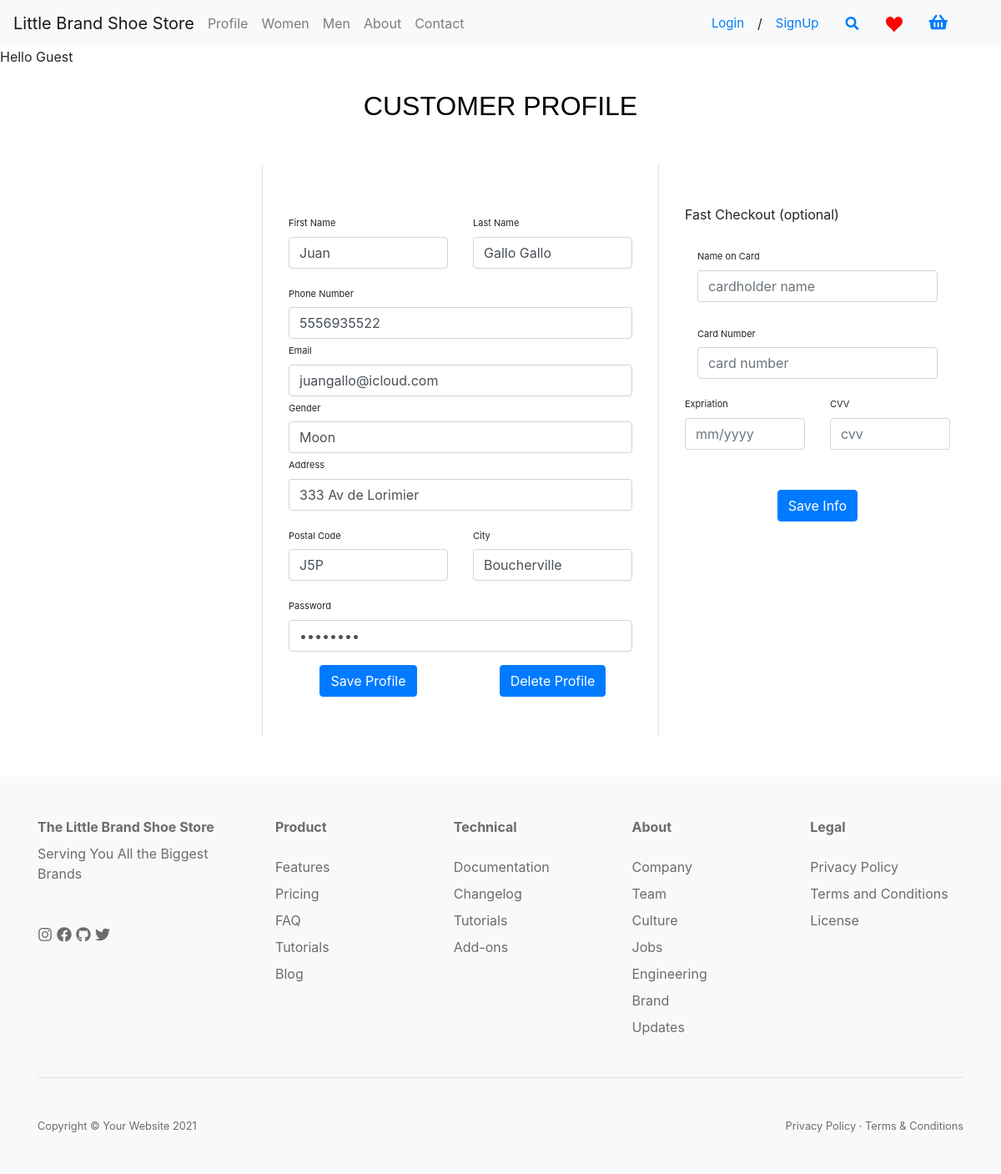
Screenshot of /static/templates/index.php?page=profile (signed in) with the database file from the repository.
### tables this page shows
CREATE TABLE `customers` (
  `Customer_ID` int(11) NOT NULL,
  `Cust_Last_Name` varchar(50) NOT NULL,
  `Cust_First_Name` varchar(50) NOT NULL,
  `Cust_Phone_Number` varchar(10) NOT NULL,
  `Cust_Email_Address` varchar(100) NOT NULL,
  `Cust_Address_Line` varchar(100) DEFAULT NULL,
  `Cust_City` varchar(50) DEFAULT NULL,
  `Cust_Postal_Code` varchar(10) DEFAULT NULL,
  `Cust_Gender` varchar(20) DEFAULT NULL,
  `Cust_Password` varchar(50) NOT NULL
);

### static/templates/profile.php (the view, shortened to what this page needs)
<?php
    $cookie_name = 'USERID';
    if(!isset($_COOKIE[$cookie_name])) {
        $signInPlsHtml = '<div style="height:600px;"><p style="width:25%; height:500px; margin-top:15%; margin-left:auto; margin-right:auto; font-size:30px; color:dark red;">Please login to access this section!</p></div>';
        echo $signInPlsHtml;
    }
    else {
        $id = $_COOKIE[$cookie_name];
        $query = "SELECT * FROM customers WHERE Customer_ID = $id";
        $result = mysqli_query($dataconnection, $query);
        echo 'Hello '.($_COOKIE['SIGNEDIN']!='' ? $_COOKIE['SIGNEDIN'] : 'Guest');
        while($fetch = mysqli_fetch_array($result)){
            $profileHtml = '<div id="container-div">';
            $profileHtml .= '    <h1 class="pageTitleHeader" style="">';
            $profileHtml .= '        <span class="headerSpan" style="">Customer Profile</span>';
            $profileHtml .= '    </h1>';
            $profileHtml .= '    <div class="container rounded bg-white mt-5 mb-5">';
            $profileHtml .= '        <div class="row">';
            $profileHtml .= '            <div class="col-md-3 border-right">';
            $profileHtml .= '            </div>';
            $profileHtml .= '            <div class="col-md-5 border-right">';
            $profileHtml .= '                <form action="profile.php" method="post">';
            $profileHtml .= '                   <div class="p-3 py-5">';
            $profileHtml .= '                       <div class="row mt-2">';
            $profileHtml .= '                           <div class="col-md-6"><label class="labels">First Name</label><input type="text" class="form-control" placeholder="first name" value="'.$fetch['Cust_First_Name'].'" name="fname" ></div>';
            $profileHtml .= '                           <div class="col-md-6"><label class="labels">Last Name</label><input type="text" class="form-control"  value="'.$fetch['Cust_Last_Name'].'" placeholder="last name" name="lname"></div>';
            $profileHtml .= '                       </div>';
            $profileHtml .= '                       <div class="row mt-3">';
            $profileHtml .= '                            <div class="col-md-12"><label class="labels">Phone Number</label><input type="text" class="form-control" placeholder="phone number"  value="'.$fetch['Cust_Phone_Number'].'" name="phone"></div>';
            $profileHtml .= '                            <div class="col-md-12"><label class="labels">Email</label><input type="text" class="form-control" placeholder="email"  value="'.$fetch['Cust_Email_Address'].'" name="email"></div>';
            $profileHtml .= '                            <div class="col-md-12"><label class="labels">Gender</label><input type="text" class="form-control" placeholder="gender"  value="'.$fetch['Cust_Gender'].'" name="gender"></div>';
            $profileHtml .= '                            <div class="col-md-12"><label class="labels">Address</label><input type="text" class="form-control" placeholder="address"  value="'.$fetch['Cust_Address_Line'].'" name="addline"></div>';
            $profileHtml .= '                       </div>';
            $profileHtml .= '                       <div class="row mt-3">';
            $profileHtml .= '                           <div class="col-md-6"><label class="labels">Postal Code</label><input type="text" class="form-control"  value="'.$fetch['Cust_Postal_Code'].'" placeholder="postal code" name="pcode"></div>';
            $profileHtml .= '                           <div class="col-md-6"><label class="labels">City</label><input type="text" class="form-control" placeholder="city"  value="'.$fetch['Cust_City'].'" name="city"></div>';
            $profileHtml .= '                       </div>';
            $profileHtml .= '                       <div class="row mt-3">';
            $profileHtml .= '                           <div class="col-md-12"><label class="labels">Password</label><input type="password" class="form-control" placeholder="password"  value="'.$fetch['Cust_Password'].'" name="password"></div>';
            $profileHtml .= '                       </div>';
            $profileHtml .= '                       <div class="row mt-3">';
            $profileHtml .= '                           <div class="col-md-6 text-center" style="inline-block"><button  name="saveProfileBtn" formaction="index.php" class="btn btn-primary profile-button" type="submit">Save Profile</button></div>';
            $profileHtml .= '                           <div class="col-md-6 text-center" style="inline-block"><a href="#deleteModal" data-toggle="modal"><button name="deleteProfileBtn" class="btn btn-primary profile-button" type="button">Delete Profile</button></a></div>';
            $profileHtml .= '                       </div>';
            $profileHtml .= '                   </div>';
            $profileHtml .= '                </form>';
            $profileHtml .= '            </div>';
            $profileHtml .= '            <div class="col-md-4">';
            $profileHtml .= '                <div class="p-3 py-5">';
            $profileHtml .= '                    <div class="d-flex justify-content-between align-items-center experience"><span>Fast Checkout (optional)</span></div><br>';
            $profileHtml .= '                    <div class="col-md-12"><label class="labels">Name on Card</label><input type="text" class="form-control" placeholder="cardholder name" value=""></div> <br>';
            $profileHtml .= '                    <div class="col-md-12"><label class="labels">Card Number</label><input type="text" class="form-control" placeholder="card number" value=""></div>';
            $profileHtml .= '                    <div class="row mt-3">';
            $profileHtml .= '                        <div class="col-md-6"><label class="labels">Expriation</label><input type="text" class="form-control" placeholder="mm/yyyy" value=""></div>';
            $profileHtml .= '                        <div class="col-md-6"><label class="labels">CVV</label><input type="text" class="form-control" placeholder="cvv" value=""></div>';
            $profileHtml .= '                    </div>';
            $profileHtml .= '                    <div class="mt-5 text-center"><button class="btn btn-primary profile-button" type="submit" name="save">Save Info</button></div>';
            $profileHtml .= '                </div>';
            $profileHtml .= '            </div>';
            $profileHtml .= '        </div>';
            $profileHtml .= '    </div>';
            $profileHtml .= '</div>';
        echo $profileHtml;
        }
    }
?>
<link rel="stylesheet" href="https://stackpath.bootstrapcdn.com/bootstrap/4.4.1/css/bootstrap.min.css">
<link rel="stylesheet" href="../styles/mainPages.css">

### static/styles/styles.css (style rules this page uses)
body { font-family: "Open Sans", sans-serif; }

### static/styles/mainPages.css (style rules this page uses)
.headerSpan { word-break: normal; color: black; font-size: 2rem; box-sizing: border-box; line-height: 2.6875rem; font-family: "Century Gothic Std", Arial, sans-serif; font-weight: 400; margin: 0; width: 100%; text-transform: uppercase; }
.pageTitleHeader { margin-top: 1.25rem; text-align:center; }

### static/templates/profile.php (style rules this page uses)
body { background: rgb(99, 39, 120) }
.profile-button { background: rgb(99, 39, 120); box-shadow: none; border: none }
.labels { font-size: 11px }

### rows the page displays
customers: fname "Juan", lname "Gallo Gallo", phone "5556935522", email "juangallo@icloud.com", gender "Moon", addline "333 Av de Lorimier", pcode "J5P", city "Boucherville"
